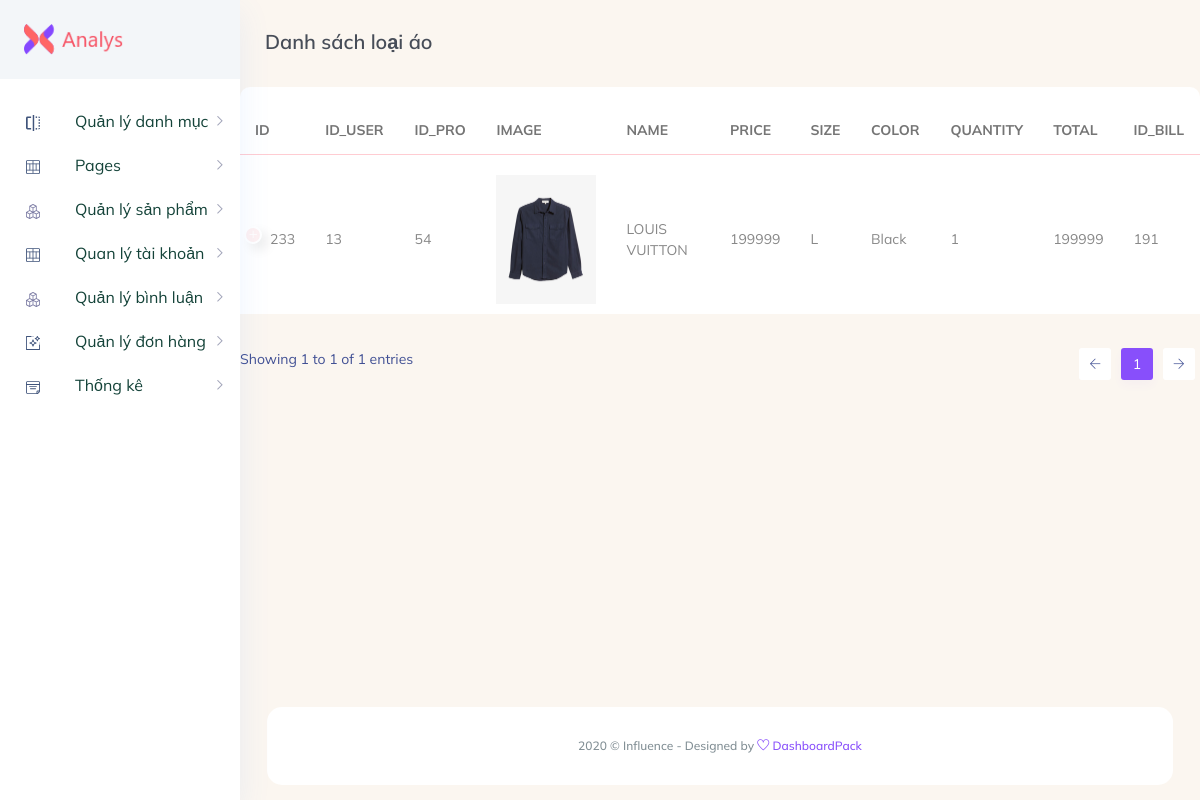
Page /TrangAdmin/Admin/index.php?act=ctdonhang on the committed database.
### tables this page shows
CREATE TABLE `cart` (
  `id` int(10) NOT NULL,
  `iduser` int(10) NOT NULL,
  `idpro` int(10) NOT NULL,
  `img` varchar(255) NOT NULL,
  `name` varchar(255) NOT NULL,
  `price` int(10) NOT NULL DEFAULT 0,
  `soluong` int(3) NOT NULL,
  `thanhtien` int(10) NOT NULL,
  `idbill` int(10) NOT NULL,
  `size` varchar(11) NOT NULL,
  `color` varchar(11) NOT NULL
);

### model/pdo.php (called while the page is built, shortened)
<?php
function pdo_get_connection(){
    $servername = "localhost";
    $username = "root";
    $password = "";
    try {
        $conn = new PDO("mysql:host=$servername;dbname=webshirt", $username, $password);
        $conn->setAttribute(PDO::ATTR_ERRMODE, PDO::ERRMODE_EXCEPTION);
        return $conn;
    } catch(PDOException $e) {
        echo "Connection failed: " . $e->getMessage();
    }
}
function pdo_query($sql){
    $sql_args=array_slice(func_get_args(),1);
    try{
        $conn=pdo_get_connection();
        $stmt=$conn->prepare($sql);
        $stmt->execute($sql_args);
        $rows=$stmt->fetchAll();
        return $rows;
    }
    catch(PDOException $e){
        throw $e;
    }
    finally{
        unset($conn);
    }
}
?>

### TrangAdmin/Admin/bill/ctdonhang.php (the view, shortened to what this page needs)
<section class="main_content dashboard_part large_header_bg">
    <div class="white_card_body">
        <div class="QA_section">
            <div class="white_box_tittle list_header mt_30 ml_25">
                <h4>Danh sách loại áo</h4>
            </div>
            <div class="QA_table mb_30">
                <table class="table lms_table_active ">
                    <thead>
                        <tr>
                            <th scope="col">ID</th>
                            <th scope="col">ID_USER</th>
                            <th scope="col">ID_PRO</th>
                            <th scope="col">IMAGE</th>
                            <th scope="col">NAME</th>
                            <th scope="col">PRICE</th>
                            <th scope="col">SIZE</th>
                            <th scope="col">COLOR</th>
                            <th scope="col">QUANTITY</th>
                            <th scope="col">TOTAL</th>
                            <th scope="col">ID_BILL</th>
                        </tr>
                    </thead>
                    <tbody>
                        <?php
                        foreach ($cartadmin as $carts) {
                            extract($carts);
                            $hinhpath = "../../upload/" . $img;
                            $xoacart = "index.php?act=delete_cart&id=" . $id;
                            if (is_file($hinhpath)) {
                                $hinh = '<img width="100px" src="' . $hinhpath . '" alt="">';
                            } else {
                                $hinh = "NO IMAGE..";
                            }
                        echo '<td>' . $id . ' </td>
                              <td>' . $iduser . ' </td>
                              <td>' . $idpro . ' </td>
                              <td>' . $hinh . ' </td>
                              <td>' . $name . ' </td>
                              <td>' . $price . ' </td>
                              <td>' . $size . ' </td>
                              <td>' . $color . ' </td>
                              <td>' . $soluong . ' </td>
                              <td>' . $thanhtien . ' </td>
                              <td>' . $idbill . ' </td>
                              <td><a href="'.$xoacart.'">Delete</a></td> ';
                        }
                        ?>
                    </tbody>
                </table>
            </div>
        </div>
    </div>

### rows in the picture
cart: id "233", iduser "13", idpro "54", img (picture), name "LOUIS VUITTON", price "199999", size "L", color "Black", soluong "1", thanhtien "199999", idbill "191"
